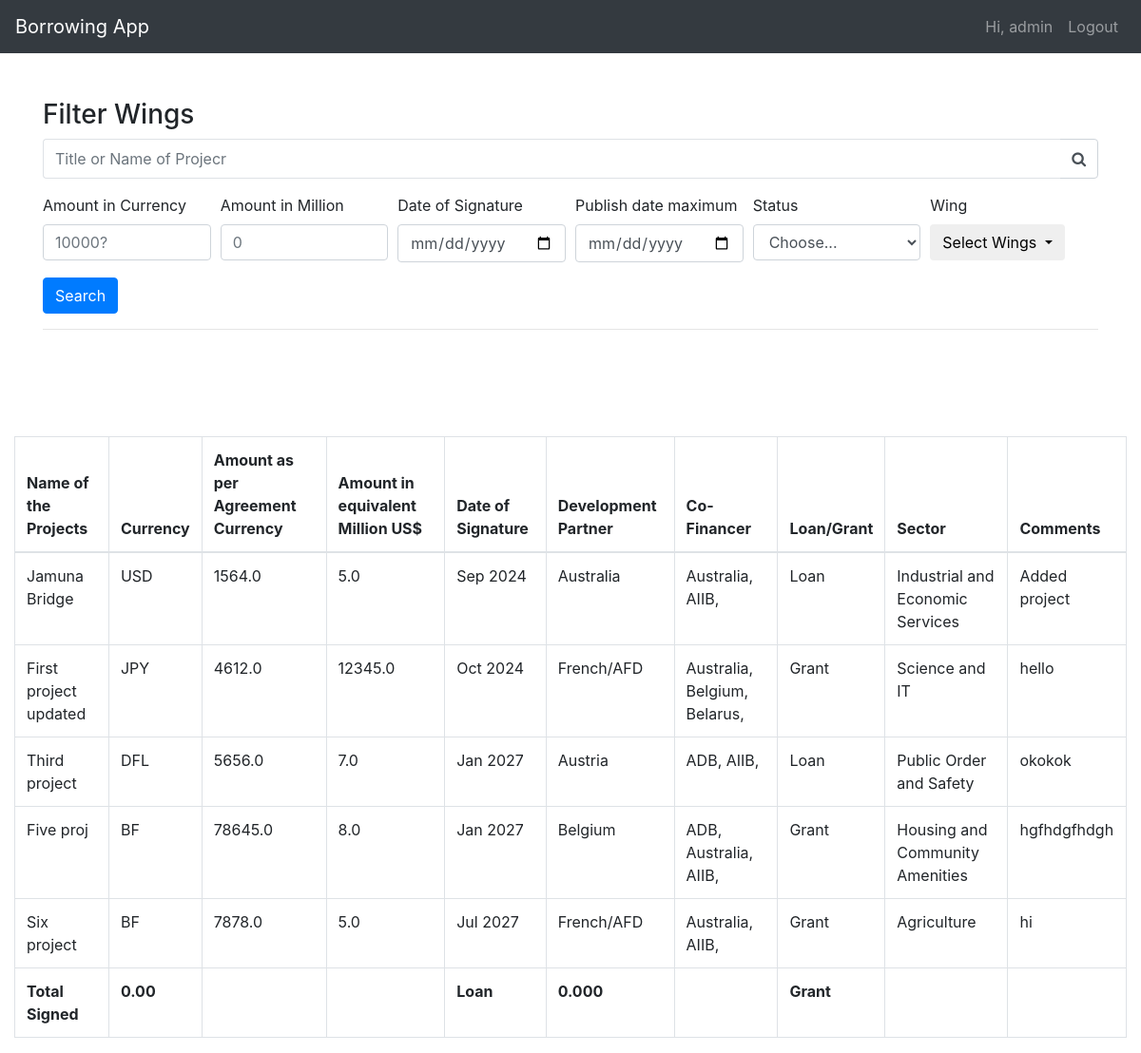
The page /wing/2 (signed in) on the database its author committed.
### Wing/models.py (models this page shows, shortened)
class Wing_One(models.Model):
    wing                             = models.ForeignKey(User, null=True, on_delete=models.CASCADE)
    name                             = models.CharField(max_length=3000, null=True)
    currency                         = models.CharField(max_length=100, choices=CURRENCY, default='USD')
    amount_as_per_agreement_currency = models.FloatField()
    amount_in_equivalent_million_us  = models.FloatField()
    date_of_signature                = models.DateTimeField()
    development_partner              = models.CharField(max_length=100, choices=DEV_PARTNER)
    co_financer                      = models.ManyToManyField(CO_FINANCER)
    loan_or_grant                    = models.CharField(max_length=200, choices=LOAN_GRANT, default='Loan')
    status                           = models.CharField(max_length=100, choices=PROPABILITY)
    sector                           = models.CharField(max_length=500, choices=SECTOR, default='General Public Services')
    if_loan_conditionally            = models.TextField(null=True, blank=True)
    current_status                   = models.TextField(null=True, blank=True)
    previous_month_status            = models.TextField(null=True, blank=True)
    comments                         = models.TextField(null=True, blank=True)
    updated                          = models.DateTimeField(auto_now=True)

class CO_FINANCER(models.Model):
    name = models.CharField(max_length=100, choices=DEV_PARTNER)
    def __str__(self):
        return self.name

### Wing/decorators.py (the view)
    def wrapper_func(request, *args, **kawrgs):
        group = None
        if request.user.groups.exists():
            group = request.user.groups.all()[0].name
        if group == "wings":
            return redirect('home')
        if group == "admin":
            return view_func(request, *args, **kawrgs)

### templates/wing.html (shortened to what this page needs)
{% extends 'base.html' %}
{% block content %}
<div class="container mt-5">
{% include 'wing-filter.html' %}
</div>
<br><br>
<div class="container-fluid">
  <div class="mt-5">
    <table class="table table-bordered">
      <thead>
        <tr>
          <th scope="col">Name of the Projects</th>
          <th scope="col">Currency</th>
          <th scope="col">Amount  as per Agreement Currency</th>
          <th scope="col">Amount in equivalent Million US$</th>
          <th scope="col">Date of Signature</th>
          <th scope="col">Development Partner</th>
          <th scope="col">Co-Financer</th>
          <th scope="col">Loan/Grant</th>
          <th scope="col">Sector</th>
          <th scope="col">Comments</th>
        </tr>
      </thead>
      <tbody>
        {% for obj in queryset %}
        <tr>
          <td>{{ obj.name }}</td>
          <td>{{ obj.currency }}</td>
          <td>{{ obj.amount_as_per_agreement_currency }}</td>
          <td>{{ obj.amount_in_equivalent_million_us }}</td>
          <td>{{ obj.date_of_signature|date:'M Y' }}</td>
          <td>{{ obj.development_partner }}</td>
          <td>
            {% for co in obj.co_financer.all %}
              {{ co }},
            {% endfor %}
          </td>
          <td>{{ obj.loan_or_grant }}</td>
          <td>{{ obj.sector }}</td>
          <td>{{ obj.comments }}</td>
        </tr>
        {% endfor %}
        <tr>
          <th scope="col">Total Signed</th>
          <th scope="col">0.00</th>
          <th scope="col"></th>
          <th scope="col"></th>
          <th scope="col">Loan</th>
          <th scope="col">0.000</th>
          <th></th>
          <th scope="col">Grant</th>
          <th scope="col"></th>
          <th scope="col"></th>
        </tr>
      </tbody>
    </table>
  </div>
</div>
{% endblock %}

### templates/navbar.html (shortened to what this page needs)
<nav class="navbar navbar-expand-lg navbar-dark bg-dark">
    <a class="navbar-brand" href="{% url 'home' %}">Borrowing App</a>
    <div class="collapse navbar-collapse" id="navbarSupportedContent">
      <ul class="navbar-nav ml-auto">
        {% if request.user.is_authenticated %}
          <a class="nav-link" href="">Hi, {{ request.user.username }}</a>
          <a class="nav-link" href="{% url 'logout' %}">Logout</a>
        {% else %}
        <li class="nav-item"></li>
          <a class="nav-link" href="{% url 'login' %}">Login</a>
        </li>
        {% endif %}
      </ul>
    </div>
  </nav>

### rows shown on the page
Wing_One: name "Jamuna Bridge", currency "USD", amount_as_per_agreement_currency "1564.0", amount_in_equivalent_million_us "5.0", date_of_signature "Sep 2024", development_partner "Australia", loan_or_grant "Loan", sector "Industrial and Economic Services", comments "Added project"
CO_FINANCER: name "Australia"
CO_FINANCER: name "AIIB"
Wing_One: name "First project updated", currency "JPY", amount_as_per_agreement_currency "4612.0", amount_in_equivalent_million_us "12345.0", date_of_signature "Oct 2024", development_partner "French/AFD", loan_or_grant "Grant", sector "Science and IT", comments "hello"
CO_FINANCER: name "Belgium"
CO_FINANCER: name "Belarus"
Wing_One: name "Third project", currency "DFL", amount_as_per_agreement_currency "5656.0", amount_in_equivalent_million_us "7.0", date_of_signature "Jan 2027", development_partner "Austria", loan_or_grant "Loan", sector "Public Order and Safety", comments "okokok"
CO_FINANCER: name "ADB"
Wing_One: name "Five proj", currency "BF", amount_as_per_agreement_currency "78645.0", amount_in_equivalent_million_us "8.0", date_of_signature "Jan 2027", development_partner "Belgium", loan_or_grant "Grant", sector "Housing and Community Amenities", comments "hgfhdgfhdgh"
Wing_One: name "Six project", currency "BF", amount_as_per_agreement_currency "7878.0", amount_in_equivalent_million_us "5.0", date_of_signature "Jul 2027", development_partner "French/AFD", loan_or_grant "Grant", sector "Agriculture", comments "hi"

### other values the page prints
{{ request.user.username }} "admin"
